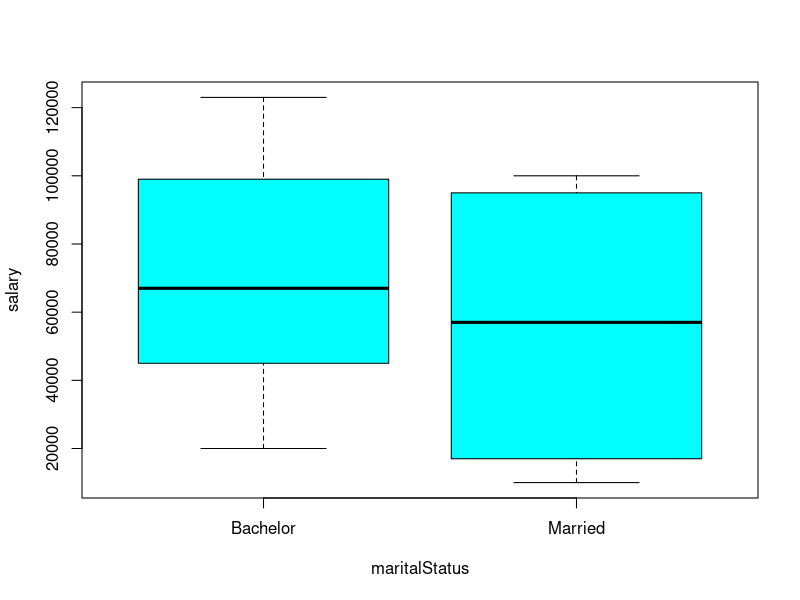

Recreate this plot in R.
employeeID <- c(1:10)
salary <- c(10000, 20000, 24000, 45000, 56000, 90000, 100000, 123000, 78000, 99000)
maritalStatus <- c("Married", "Bachelor", "Married", "Bachelor", "Bachelor", "Married", "Married", "Bachelor", "Bachelor", "Bachelor" )
frame <- data.frame(employeeID, salary, maritalStatus)

boxplot(salary ~ maritalStatus, data=frame, col='cyan')
